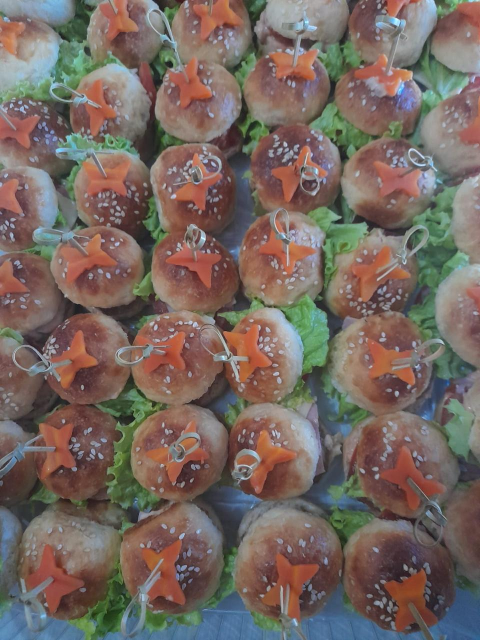
#> input picture MIni Hamburgueres.jpeg, 960 x 1280 px, given in place of IMG_1049.JPEG, which was not available (shown at 1/2 size)
$ python stories_maio22.py
#> lines starting #> are read from the running program, lines starting #| are printed output that depends on the picture; pictures that were not available may be replaced by others from this repository, and a replacement may not be noted
"""
3 Stories Urgência Junho — Ok Delícias com Amor — 22/05/2026
Conceito: datas de junho fechando, urgência com a calma e carinho da Oliete.
Arc: gancho suave > processo artesanal como razão > CTA direto
"""

from PIL import Image, ImageDraw, ImageFont, ImageFilter, ImageEnhance
import math, os

BASE_DIR  = r"C:\Users\nasci\Documents\Kaempf Business\Jobs 2026\Ok - Delicias com Amor"
FONTS_DIR = r"C:\Users\nasci\AppData\Roaming\Claude\local-agent-mode-sessions\skills-plugin\ffaf7eb1-e899-4b15-8564-46cec1055316\c0cd45e2-3d2e-40a4-a7fe-06fecc44a961\skills\canvas-design\canvas-fonts"

CREME     = (255, 248, 234)
LAVANDA   = (230, 222, 248)
LAVANDA_M = (196, 181, 224)
LAVANDA_E = (158, 138, 200)
OURO      = (179, 138, 52)
OURO_S    = (210, 175, 100)
OURO_P    = (235, 210, 155)
ROSA      = (240, 208, 220)
VERDE     = (148, 172, 124)
VERDE_E   = (100, 130,  80)
TXT       = ( 32,  18,   6)
TXT_M     = ( 72,  50,  22)
ESCURO    = ( 20,  10,   2)

W, H = 1080, 1920


def load_font(name, size):
    try:
        return ImageFont.truetype(os.path.join(FONTS_DIR, name), size)
    except:
        return ImageFont.load_default()


def lerp(a, b, t):
    return tuple(int(a[i] + (b[i] - a[i]) * t) for i in range(len(a)))


def bg_grad(top, bot):
    img = Image.new("RGB", (W, H), top)
    d   = ImageDraw.Draw(img)
    for y in range(H):
        d.line([(0, y), (W-1, y)], fill=lerp(top, bot, y/(H-1)))
    return img


def border(draw, col=None):
    if col is None:
        col = OURO_S
    draw.rounded_rectangle([16, 16, W-16, H-16], radius=32, outline=col, width=2)
    draw.rounded_rectangle([26, 26, W-26, H-26], radius=24, outline=OURO_P, width=1)


def draw_petal(draw, cx, cy, angle_deg, length, width, color):
    a  = math.radians(angle_deg)
    px, py = cx + length*math.cos(a), cy + length*math.sin(a)
    p  = math.radians(angle_deg + 90)
    ox, oy = (width/2)*math.cos(p), (width/2)*math.sin(p)
    draw.polygon([(cx+ox, cy+oy), (px+ox*.3, py+oy*.3), (px, py),
                   (px-ox*.3, py-oy*.3), (cx-ox, cy-oy)], fill=color)


def draw_flower(draw, cx, cy, petals=6, plen=12, pw=6, col_out=None, col_mid=None, cr=4):
    if col_out is None: col_out = ROSA
    if col_mid is None: col_mid = OURO_P
    for i in range(petals):
        draw_petal(draw, cx, cy, 360/petals*i, plen, pw, col_out)
    draw.ellipse([cx-cr, cy-cr, cx+cr, cy+cr], fill=col_mid)


def draw_leaf(draw, cx, cy, angle_deg, length=12, width=5):
    draw_petal(draw, cx, cy, angle_deg,       length,     width,    VERDE)
    draw_petal(draw, cx, cy, angle_deg + 180, length*.4,  width*.5, VERDE_E)


def diamond(draw, cx, cy, size, color):
    draw.polygon([(cx, cy-size), (cx+size, cy), (cx, cy+size), (cx-size, cy)], fill=color)


def foto_fundo(foto_path, overlay_alpha=200, overlay_color=None):
    if overlay_color is None:
        overlay_color = ESCURO
    foto = Image.open(foto_path).convert("RGB")
    foto = ImageEnhance.Brightness(foto).enhance(0.85)
    fw, fh = foto.size
    ratio  = W / H
    if fw / fh > ratio:
        nfw = int(fh * ratio)
        foto = foto.crop(((fw-nfw)//2, 0, (fw+nfw)//2, fh))
    else:
        nfh = int(fw / ratio)
        foto = foto.crop((0, (fh-nfh)//2, fw, (fh+nfh)//2))
    foto = foto.resize((W, H), Image.LANCZOS)
    ov   = Image.new("RGBA", (W, H), (*overlay_color, overlay_alpha))
    base = Image.alpha_composite(foto.convert("RGBA"), ov)
    return base.convert("RGB")


def wrap_centered(draw, text, font, max_w, cx, y, fill,
                  line_spacing=10, shadow=False, shd_col=(4, 2, 0)):
    words = text.split()
    lines = []
    cur   = ""
    for w in words:
        test = (cur + " " + w).strip()
        bb   = draw.textbbox((0, 0), test, font=font)
        if bb[2] - bb[0] <= max_w:
            cur = test
        else:
            if cur: lines.append(cur)
            cur = w
    if cur: lines.append(cur)
    for line in lines:
        bb = draw.textbbox((0, 0), line, font=font)
        lw = bb[2] - bb[0]
        x  = cx - lw // 2
        if shadow:
            draw.text((x+3, y+3), line, font=font, fill=shd_col)
        draw.text((x, y), line, font=font, fill=fill)
        y += (bb[3] - bb[1]) + line_spacing
    return y


def script_outlined_wrap(draw, text, font, max_w, cx, y,
                          fill=None, ol_col=(5, 2, 0), ol=2, line_sp=8):
    if fill is None:
        fill = OURO_P
    words = text.split()
    lines = []
    cur   = ""
    for w in words:
        test = (cur + " " + w).strip()
        bb   = draw.textbbox((0, 0), test, font=font)
        if bb[2] - bb[0] <= max_w:
            cur = test
        else:
            if cur: lines.append(cur)
            cur = w
    if cur: lines.append(cur)
    for line in lines:
        bb = draw.textbbox((0, 0), line, font=font)
        tw = bb[2] - bb[0]
        th = bb[3] - bb[1]
        x  = cx - tw // 2
        for dx in [-ol, 0, ol]:
            for dy in [-ol, 0, ol]:
                if dx or dy:
                    draw.text((x+dx, y+dy), line, font=font, fill=ol_col)
        draw.text((x, y), line, font=font, fill=fill)
        y += th + line_sp
    return y


def c_text_shadow(draw, text, font, cx, y, fill, shd=4, shd_col=(4, 2, 0)):
    bb = draw.textbbox((0, 0), text, font=font)
    tw = bb[2] - bb[0]
    th = bb[3] - bb[1]
    x  = cx - tw // 2
    draw.text((x+shd, y+shd), text, font=font, fill=shd_col)
    draw.text((x, y), text, font=font, fill=fill)
    return y + th


# ── STORY 1: GANCHO — junho chegando ────────────────────────────────────────
# Foto escura, texto impactante, tom suave
def story_1():
    img  = foto_fundo(os.path.join(BASE_DIR, "fotos", "IMG_1049.JPEG"),
                      overlay_alpha=205, overlay_color=(10, 5, 1))
#> in foto_fundo, foto is the input picture: PIL image 960x1280 RGB; mean R, G, B 117.5, 103.1, 95.9
    draw = ImageDraw.Draw(img)
    cx   = W // 2

    fnt_sc   = load_font("NothingYouCouldDo-Regular.ttf", 72)
    fnt_tit  = load_font("Lora-Bold.ttf",          96)
    fnt_body = load_font("Lora-BoldItalic.ttf",     52)
    fnt_det  = load_font("InstrumentSans-Bold.ttf", 40)
    fnt_br   = load_font("InstrumentSans-Bold.ttf", 34)

    draw_flower(draw, 66,   90, petals=6, plen=14, pw=7,
                col_out=(200, 180, 160), col_mid=OURO_P, cr=5)
    draw_flower(draw, W-66, 90, petals=6, plen=14, pw=7,
                col_out=(200, 180, 160), col_mid=OURO_P, cr=5)

    # Bloco central
    cy = H // 2 - 310

    # Script gancho
    cy = script_outlined_wrap(draw, "junho ta chegando",
                               fnt_sc, W-130, cx, cy,
                               fill=OURO_P, line_sp=6) + 18
#> cy = 744

    draw.line([(cx-80, cy), (cx+80, cy)], fill=OURO_S, width=2)
    cy += 28
#> cy = 772

    # Título com wrap
    cy = wrap_centered(draw, "você já sabe o que vai servir?",
                        fnt_tit, W-100, cx, cy,
                        fill=CREME, shadow=True, line_spacing=10)
#> the loop in wrap_centered, `for line in lines:` made 2 passes
#> y on passes 1 to 2: 879, 963
#> after the loop in wrap_centered, `for line in lines:`: y = 963
#> cy = 963
    cy += 32
#> cy = 995

    # Divisor
    draw.line([(cx-60, cy), (cx+60, cy)], fill=OURO_S, width=1)
    cy += 26
#> cy = 1021

    # Body
    cy = wrap_centered(draw, "a agenda da Oliete ta quase cheia.",
                        fnt_body, W-120, cx, cy,
                        fill=(220, 202, 178), shadow=True, line_spacing=8)
#> the loop in wrap_centered (call 2), `for line in lines:` made 1 pass
#> y on pass 1: 1080
#> cy = 1080
    cy += 32
#> cy = 1112

    # Detalhe em ouro
    det = "mas ainda tem data disponível."
    det_b = draw.textbbox((0, 0), det, font=fnt_det)
#> det_b = (0, 6, 631, 46)
    draw.text((cx-(det_b[2]-det_b[0])//2+3, cy+3), det, font=fnt_det, fill=(4, 2, 0))
    draw.text((cx-(det_b[2]-det_b[0])//2,   cy),   det, font=fnt_det, fill=OURO_P)

    # Seta para próxima story
    arr_y = H - 220
    draw.line([(cx, arr_y), (cx, arr_y+54)], fill=OURO_S, width=2)
    diamond(draw, cx, arr_y+58, 8, OURO_S)

    # Marca
    br_b = draw.textbbox((0, 0), "Ok Delícias com Amor", font=fnt_br)
#> br_b = (0, 5, 375, 32)
    draw.text((cx-(br_b[2]-br_b[0])//2, H-72),
              "Ok Delícias com Amor", font=fnt_br, fill=OURO_S)

    border(draw, col=(100, 80, 50))
    out = os.path.join(BASE_DIR, "story_maio22_1.png")
    img.convert("RGB").save(out, "PNG", quality=98)
    print(f"Salvo: {out}")


# ── STORY 2: PROCESSO — a razão artesanal da urgência ───────────────────────
# Fundo claro, foto em arco, explica por que datas fecham cedo
def story_2():
    img  = bg_grad(CREME, lerp(CREME, LAVANDA, 0.48))
    cx   = W // 2

    arch_w = 860; arch_h = 860; top_y = 272

    foto = Image.open(os.path.join(BASE_DIR, "fotos", "foto_drive_B.jpg")).convert("RGB")
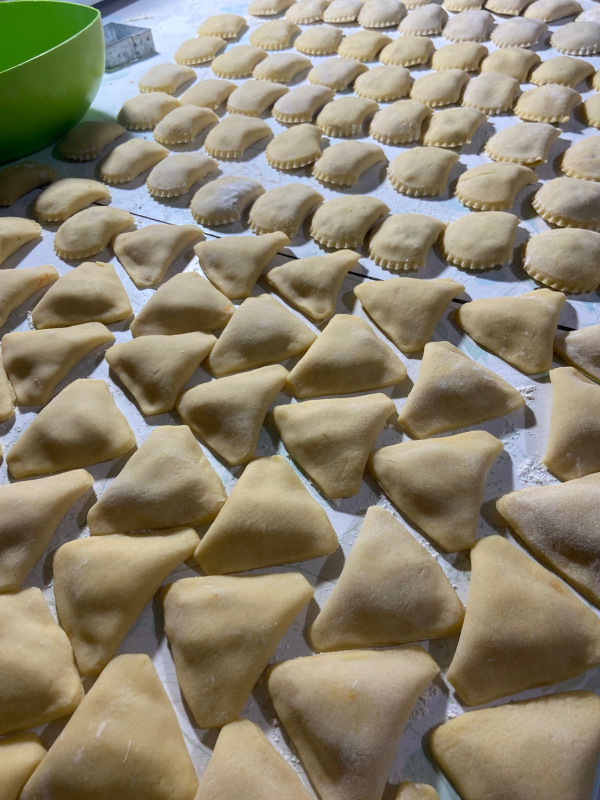
#> input picture fotos/foto_drive_B.jpg, 1200 x 1600 px, found by its file name (shown at 1/2 size)
#> foto is the input picture: PIL image 1200x1600 RGB; mean R, G, B 139.4, 130.3, 109.5
    foto = ImageEnhance.Brightness(foto).enhance(1.06)
    foto = ImageEnhance.Color(foto).enhance(1.18)
    fw, fh = foto.size
    # Crop quadrado centralizado
    side = min(fw, fh)
    foto = foto.crop(((fw-side)//2, (fh-side)//2, (fw+side)//2, (fh+side)//2))
#> foto: PIL image 1200x1200 RGB
    foto = foto.resize((arch_w, arch_h), Image.LANCZOS)
#> foto: PIL image 860x860 RGB

    mask = Image.new("L", (arch_w, arch_h), 0)
#> mask: PIL image 860x860 L; every value is 0
    md   = ImageDraw.Draw(mask)
    r    = arch_w // 2
    md.rectangle([0, r, arch_w, arch_h], fill=255)
    md.ellipse([0, 0, arch_w, arch_w], fill=255)
    mask = mask.filter(ImageFilter.GaussianBlur(3))

    foto_rgba = Image.new("RGBA", (arch_w, arch_h), (0, 0, 0, 0))
#> foto_rgba: PIL image 860x860 RGBA; every value is 0
    foto_rgba.paste(foto, (0, 0))
    foto_rgba.putalpha(mask)
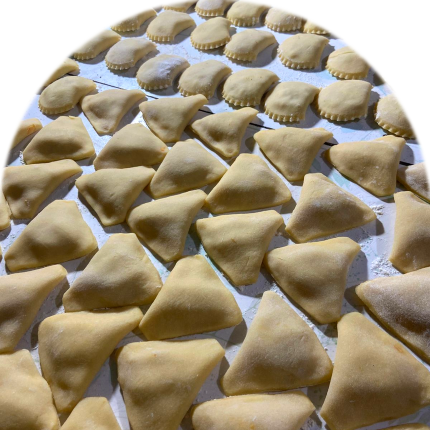
#> foto_rgba: PIL image 860x860 RGBA (shown at 1/2 size); mean R, G, B, A 145.8, 132.8, 107.3, 227.7; transparent parts drawn white
    lx = cx - arch_w // 2
    img.paste(foto_rgba.convert("RGB"), (lx, top_y), mask=foto_rgba.split()[3])
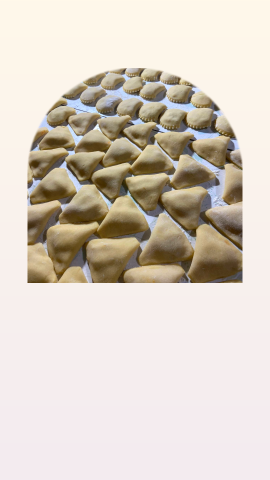
#> img: PIL image 1080x1920 RGB (shown at 1/4 size); mean R, G, B 216, 206.3, 195.6

    draw = ImageDraw.Draw(img)
    draw.rounded_rectangle([lx-2, top_y-2, lx+arch_w+2, top_y+arch_h+2],
                            radius=r+2, outline=OURO_S, width=2)

    fnt_sc   = load_font("NothingYouCouldDo-Regular.ttf", 76)
    fnt_tit  = load_font("Lora-Bold.ttf",          88)
    fnt_body = load_font("Lora-BoldItalic.ttf",     50)
    fnt_det  = load_font("InstrumentSans-Bold.ttf", 38)
    fnt_br   = load_font("InstrumentSans-Bold.ttf", 34)

    # Flores nos cantos
    for fx, col_o in [(66, ROSA), (W-66, LAVANDA_M)]:
        draw_flower(draw, fx, 96, petals=6, plen=16, pw=8,
                    col_out=col_o, col_mid=OURO_P, cr=6)
        draw_leaf(draw, fx-14, 112, 225, 14, 6)
        draw_leaf(draw, fx+14, 112, 315, 14, 6)

    # Script topo — usa wrap pra não sair do canvas
    sc_y = 138
    script_outlined_wrap(draw, "feita com atenção",
                          fnt_sc, W - 160, cx, sc_y,
                          fill=TXT_M, ol_col=(180, 150, 90), ol=2, line_sp=4)

    base_y = top_y + arch_h + 46

    # Ornamento
    draw.line([(cx-88, base_y-8), (cx-14, base_y-8)], fill=OURO_S, width=2)
    draw.line([(cx+14, base_y-8), (cx+88, base_y-8)], fill=OURO_S, width=2)
    diamond(draw, cx, base_y-8, 6, OURO)

    # Título linha 1 — escuro
    base_y = wrap_centered(draw, "cada salgado",
                            fnt_tit, W-100, cx, base_y,
                            fill=TXT, shadow=True, line_spacing=8)
#> base_y = 1271
    base_y += 4
#> base_y = 1275

    # Título linha 2 — dourado
    base_y = wrap_centered(draw, "feito com atenção de verdade.",
                            fnt_tit, W-100, cx, base_y,
                            fill=OURO, shadow=False, line_spacing=8)
#> base_y = 1444
    base_y += 28
#> base_y = 1472

    draw.line([(cx-60, base_y), (cx+60, base_y)], fill=OURO_P, width=2)
    base_y += 24
#> base_y = 1496

    # Body
    base_y = wrap_centered(draw, "por isso a Oliete não abre datas sem fim.",
                            fnt_body, W-120, cx, base_y,
                            fill=TXT_M, shadow=False, line_spacing=8)
#> base_y = 1599
    base_y += 16
#> base_y = 1615

    # Detalhe
    det_b = draw.textbbox((0, 0), "por isso as encomendas fecham cedo.", font=fnt_det)
#> det_b = (0, 7, 728, 44)
    draw.text((cx-(det_b[2]-det_b[0])//2, base_y),
              "por isso as encomendas fecham cedo.", font=fnt_det, fill=TXT_M)

    br_b = draw.textbbox((0, 0), "Ok Delícias com Amor", font=fnt_br)
#> br_b = (0, 5, 375, 32)
    draw.text((cx-(br_b[2]-br_b[0])//2, H-70),
              "Ok Delícias com Amor", font=fnt_br, fill=OURO)

    border(draw)
    out = os.path.join(BASE_DIR, "story_maio22_2.png")
    img.convert("RGB").save(out, "PNG", quality=98)
    print(f"Salvo: {out}")


# ── STORY 3: CTA — chama agora ──────────────────────────────────────────────
# Foto escura, chamada direta, botão dourado
def story_3():
    img  = foto_fundo(os.path.join(BASE_DIR, "fotos", "IMG_1108.JPEG"),
                      overlay_alpha=210, overlay_color=(12, 5, 1))
#> call 2 of foto_fundo, with overlay_alpha = 210, overlay_color = (12, 5, 1)
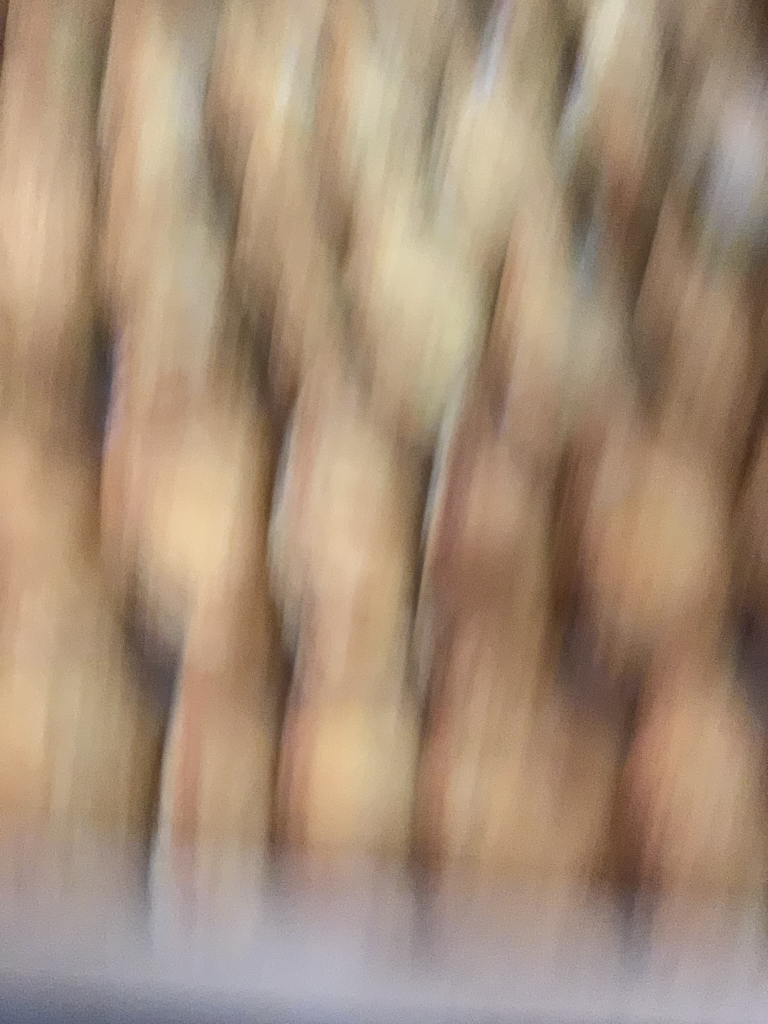
#> input picture fotos/IMG_1052.JPEG, 1536 x 2048 px, given in place of IMG_1108.JPEG, which was not available (shown at 1/2 size)
#> in foto_fundo, foto is the input picture: PIL image 1536x2048 RGB; mean R, G, B 166, 142.4, 120.4
#> in foto_fundo (call 2), `foto = foto.crop(((fw-nfw)//2, 0, (fw+nfw)//2, fh))`:
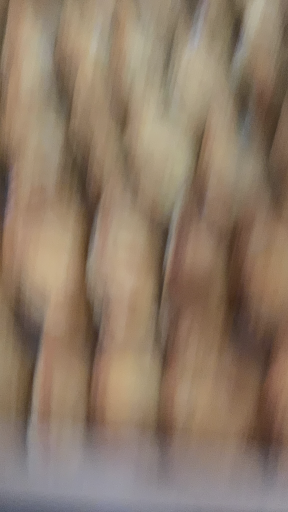
#> foto: PIL image 1152x2048 RGB (shown at 1/4 size); mean R, G, B 141.6, 121.9, 103.2
#> in foto_fundo (call 2), `base = Image.alpha_composite(foto.convert("RGBA"), ov)`:
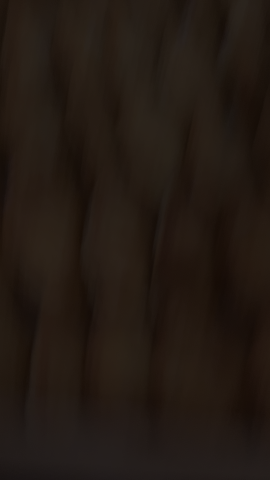
#> base: PIL image 1080x1920 RGBA (shown at 1/4 size); mean R, G, B, A 34.9, 25.6, 19, 255
    draw = ImageDraw.Draw(img)
    cx   = W // 2

    fnt_sc   = load_font("NothingYouCouldDo-Regular.ttf", 70)
    fnt_tit  = load_font("Lora-Bold.ttf",          112)
    fnt_body = load_font("Lora-BoldItalic.ttf",     54)
    fnt_det  = load_font("InstrumentSans-Bold.ttf", 46)
    fnt_br   = load_font("InstrumentSans-Bold.ttf", 34)

    draw_flower(draw, 66,   92, petals=6, plen=14, pw=7,
                col_out=(190, 170, 145), col_mid=OURO_P, cr=5)
    draw_flower(draw, W-66, 92, petals=6, plen=14, pw=7,
                col_out=(190, 170, 145), col_mid=OURO_P, cr=5)

    cy = H // 2 - 290

    # Script gancho
    cy = script_outlined_wrap(draw, "ainda dá tempo",
                               fnt_sc, W-130, cx, cy,
                               fill=(232, 212, 178), line_sp=6) + 20
#> cy = 767

    draw.line([(cx-88, cy), (cx-14, cy)], fill=OURO_S, width=2)
    draw.line([(cx+14, cy), (cx+88, cy)], fill=OURO_S, width=2)
    diamond(draw, cx, cy, 6, OURO)
    cy += 26
#> cy = 793

    # "ainda tem data" — Lora-Bold 112px
    cy = c_text_shadow(draw, "ainda tem data", fnt_tit, cx, cy, fill=CREME, shd=5) + 6
#> cy = 886

    # "pra junho." — dourado
    cy = c_text_shadow(draw, "pra junho.", fnt_tit, cx, cy, fill=OURO_P, shd=5) + 34
#> cy = 1028

    draw.line([(cx-72, cy), (cx+72, cy)], fill=(100, 78, 40), width=2)
    cy += 26
#> cy = 1054

    # Body
    cy = wrap_centered(draw, "mas as encomendas fecham cedo.",
                        fnt_body, W-140, cx, cy,
                        fill=(205, 185, 155), line_spacing=10, shadow=True)
#> cy = 1106
    cy += 38
#> cy = 1144

    # Botão CTA dourado
    det   = "chama agora no WhatsApp"
    det_b = draw.textbbox((0, 0), det, font=fnt_det)
#> det_b = (0, 8, 624, 53)
    dw    = det_b[2] - det_b[0]
#> dw = 624
    dh    = det_b[3] - det_b[1]
#> dh = 45
    px2, py2 = 40, 22
    draw.rounded_rectangle([cx-dw//2-px2+5, cy-py2+5,
                              cx+dw//2+px2+5, cy+dh+py2+5],
                             radius=30, fill=(12, 5, 1))
    draw.rounded_rectangle([cx-dw//2-px2, cy-py2,
                              cx+dw//2+px2, cy+dh+py2],
                             radius=30, fill=OURO, outline=OURO_P, width=2)
    draw.text((cx-dw//2, cy), det, font=fnt_det, fill=CREME)
    cy += dh + py2*2 + 26
#> cy = 1259

    # Sub
    script_outlined_wrap(draw, "link na bio | DM aberto",
                          fnt_body, W-130, cx, cy,
                          fill=(185, 165, 130), ol_col=(5, 2, 0))

    br_b = draw.textbbox((0, 0), "Ok Delícias com Amor", font=fnt_br)
#> br_b = (0, 5, 375, 32)
    draw.text((cx-(br_b[2]-br_b[0])//2, H-70),
              "Ok Delícias com Amor", font=fnt_br, fill=OURO_S)

    border(draw, col=(90, 65, 30))
    out = os.path.join(BASE_DIR, "story_maio22_3.png")
    img.convert("RGB").save(out, "PNG", quality=98)
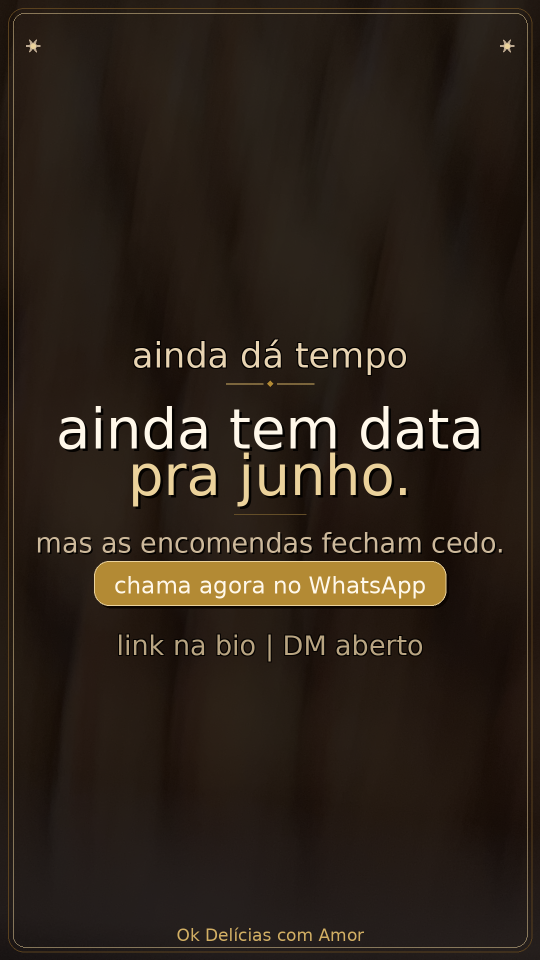
#> saved as story_maio22_3.png: PIL image 1080x1920 RGB (shown at 1/2 size); mean R, G, B 45.5, 35.2, 25.5
    print(f"Salvo: {out}")


if __name__ == "__main__":
    story_1()
    story_2()
    story_3()
    print("\n3 Stories 22/05 prontos.")
